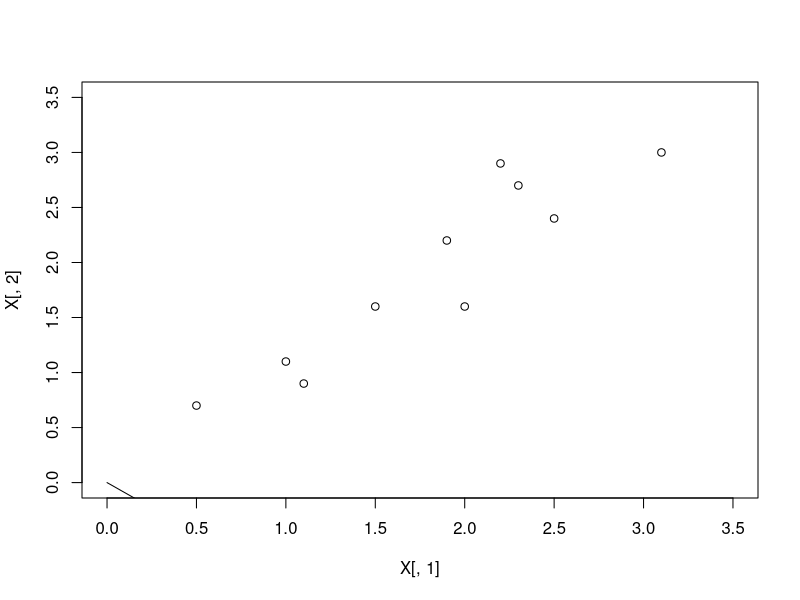

The R script that drew this image:
data<-function() {
    X<-matrix(c(2.5, 2.4,
        0.5, 0.7,
        2.2, 2.9,
        1.9, 2.2,
        3.1, 3.0,
        2.3, 2.7,
        2.,  1.6,
        1.,  1.1,
        1.5, 1.6,
        1.1, 0.9), ncol=2, byrow=T)
}

main<-function() {
    X<-data()
    N<-length(X[,1])

    png("image/textbook_pca_demo.png")
    plot(X[,1], X[,2], xlim=c(0.,3.5),ylim=c(0.,3.5))

    XAdj<-t(t(X)-colMeans(X))
    print(XAdj)

    S<-cov(XAdj)
    lam<-eigen(S)$values
    vec<-eigen(S)$vectors

    # get the best direction
    proj<-vec[, order(lam, decreasing=T)[1]]

    print(lam)
    print(vec)
    print(order(lam, decreasing=T))
    Xp<-X%*%proj

    lines(c(0.,3.5), c(0.,3.5)*proj[1]/(-proj[2]))
}

main()
